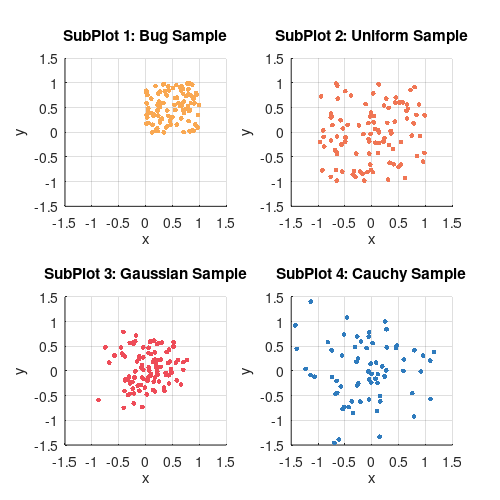

Source code (MATLAB):
%% Bug Distribution VS. Fixed Distribution
%% VS. Gaussian Distribution VS. Cauchy Distribution
SamplePointNumber = 100;
Dimension = 2;
PointSize = 12;
OffsetSize = 0.08;
CenterPoint = zeros(1, Dimension);
Colors = {'#f9a852'; '#f07654'; '#ee4c58'; '#2f7bbd'};
Titles = {'Bug Sample', 'Uniform Sample', 'Gaussian Sample', 'Cauchy Sample'};

RndPoints = NaN(4, SamplePointNumber, Dimension);
RndPoints(1,:,:) = CenterPoint + rand(SamplePointNumber, Dimension); % BugPoints
RndPoints(2,:,:) = CenterPoint + (rand(SamplePointNumber, Dimension) * 2 - 1); % FixedPoints
RndPoints(3,:,:) = CenterPoint + (1/3) * normrnd(0, 1, SamplePointNumber, Dimension); % GaussianPoints
RndPoints(4,:,:) = CenterPoint + 0.5 * trnd(1, SamplePointNumber, Dimension); % CauchyPoints

for i = 1:4
    subplot1 = subplot(2,2,i);
    scatter(RndPoints(i, :, 1), RndPoints(i, :, 2), PointSize, 'filled', 'MarkerFaceColor', Colors{i});
    xlim(subplot1, [-1.5 1.5]);
    ylim(subplot1, [-1.5 1.5]);
    xlabel('x');
    ylabel('y');
    grid on;
    t = title(sprintf('SubPlot %d: %s', i, Titles{i}));
    set(t,'position',get(t,'position')+[0 OffsetSize 0])
end

set(gcf, 'PaperPosition', [0 0 5 5]);
set(gcf, 'PaperSize', [5 5]);
saveas(gcf, fullfile('Results', 'Distributions.pdf'));